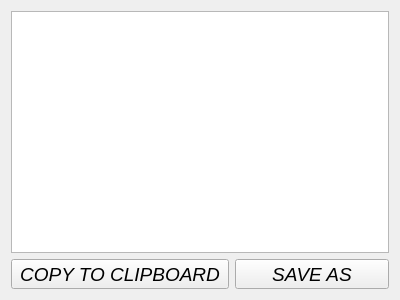
<?xml version="1.0" encoding="UTF-8"?>
<ui version="4.0">
 <class>MolFileEditor</class>
 <widget class="QWidget" name="MolFileEditor">
  <property name="geometry">
   <rect>
    <x>0</x>
    <y>0</y>
    <width>400</width>
    <height>300</height>
   </rect>
  </property>
  <property name="windowTitle">
   <string>Mol Format FileDialog</string>
  </property>
  <layout class="QVBoxLayout" name="verticalLayout" stretch="10,1">
   <item>
    <widget class="QTextEdit" name="textEdit">
     <property name="font">
      <font>
       <family>Arial</family>
       <pointsize>13</pointsize>
      </font>
     </property>
    </widget>
   </item>
   <item>
    <layout class="QHBoxLayout" name="horizontalLayout" stretch="1,1">
     <item>
      <widget class="QToolButton" name="copyBtn">
       <property name="sizePolicy">
        <sizepolicy hsizetype="Preferred" vsizetype="Preferred">
         <horstretch>0</horstretch>
         <verstretch>0</verstretch>
        </sizepolicy>
       </property>
       <property name="font">
        <font>
         <family>Arial</family>
         <pointsize>14</pointsize>
         <weight>50</weight>
         <italic>true</italic>
         <bold>false</bold>
        </font>
       </property>
       <property name="text">
        <string>COPY TO CLIPBOARD</string>
       </property>
      </widget>
     </item>
     <item>
      <widget class="QToolButton" name="saveBtn">
       <property name="sizePolicy">
        <sizepolicy hsizetype="Preferred" vsizetype="Preferred">
         <horstretch>0</horstretch>
         <verstretch>0</verstretch>
        </sizepolicy>
       </property>
       <property name="font">
        <font>
         <family>Arial</family>
         <pointsize>14</pointsize>
         <weight>50</weight>
         <italic>true</italic>
         <bold>false</bold>
        </font>
       </property>
       <property name="text">
        <string>SAVE AS</string>
       </property>
      </widget>
     </item>
    </layout>
   </item>
  </layout>
 </widget>
 <resources/>
 <connections/>
</ui>
